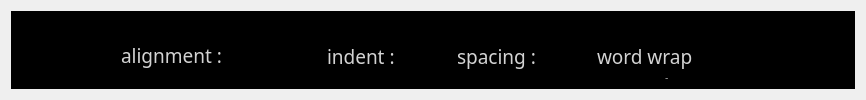
          <widget class="QWidget" name="tab_6">
           <attribute name="title">
            <string>&amp;PARAGRAPH   </string>
           </attribute>
           <layout class="QGridLayout" name="gridLayout_5">
            <item row="0" column="0">
             <widget class="QFrame" name="frame_10">
              <property name="styleSheet">
               <string notr="true">background : solid black;</string>
              </property>
              <property name="frameShape">
               <enum>QFrame::StyledPanel</enum>
              </property>
              <property name="frameShadow">
               <enum>QFrame::Raised</enum>
              </property>
              <layout class="QGridLayout" name="gridLayout_13">
               <item row="0" column="0">
                <spacer name="horizontalSpacer_18">
                 <property name="orientation">
                  <enum>Qt::Horizontal</enum>
                 </property>
                 <property name="sizeHint" stdset="0">
                  <size>
                   <width>56</width>
                   <height>20</height>
                  </size>
                 </property>
                </spacer>
               </item>
               <item row="0" column="1">
                <widget class="QFrame" name="frame_2">
                 <property name="minimumSize">
                  <size>
                   <width>700</width>
                   <height>0</height>
                  </size>
                 </property>
                 <property name="styleSheet">
                  <string notr="true"> background:black;</string>
                 </property>
                 <property name="frameShape">
                  <enum>QFrame::StyledPanel</enum>
                 </property>
                 <property name="frameShadow">
                  <enum>QFrame::Raised</enum>
                 </property>
                 <widget class="QLabel" name="label_12">
                  <property name="geometry">
                   <rect>
                    <x>44</x>
                    <y>19</y>
                    <width>111</width>
                    <height>31</height>
                   </rect>
                  </property>
                  <property name="font">
                   <font>
                    <family>Segoe UI Light</family>
                    <pointsize>10</pointsize>
                   </font>
                  </property>
                  <property name="styleSheet">
                   <string notr="true">QLabel{

color : lightgray;

}</string>
                  </property>
                  <property name="text">
                   <string>&lt;!DOCTYPE HTML PUBLIC &quot;-//W3C//DTD HTML 4.0//EN&quot; &quot;http://www.w3.org/TR/REC-html40/strict.dtd&quot;&gt;
&lt;html&gt;&lt;head&gt;&lt;meta name=&quot;qrichtext&quot; content=&quot;1&quot; /&gt;&lt;style type=&quot;text/css&quot;&gt;
p, li { white-space: pre-wrap; }
&lt;/style&gt;&lt;/head&gt;&lt;body style=&quot; font-family:'Segoe UI Light'; font-size:10pt; font-weight:400; font-style:normal;&quot;&gt;
&lt;p style=&quot; margin-top:0px; margin-bottom:0px; margin-left:0px; margin-right:0px; -qt-block-indent:0; text-indent:0px;&quot;&gt;&lt;span style=&quot; font-size:14pt;&quot;&gt;alignment :&lt;/span&gt;&lt;/p&gt;&lt;/body&gt;&lt;/html&gt;</string>
                  </property>
                 </widget>
                 <widget class="QLabel" name="label_13">
                  <property name="geometry">
                   <rect>
                    <x>250</x>
                    <y>20</y>
                    <width>81</width>
                    <height>31</height>
                   </rect>
                  </property>
                  <property name="font">
                   <font>
                    <family>Segoe UI Light</family>
                    <pointsize>10</pointsize>
                   </font>
                  </property>
                  <property name="styleSheet">
                   <string notr="true">QLabel{

color : lightgray;

}</string>
                  </property>
                  <property name="text">
                   <string>&lt;!DOCTYPE HTML PUBLIC &quot;-//W3C//DTD HTML 4.0//EN&quot; &quot;http://www.w3.org/TR/REC-html40/strict.dtd&quot;&gt;
&lt;html&gt;&lt;head&gt;&lt;meta name=&quot;qrichtext&quot; content=&quot;1&quot; /&gt;&lt;style type=&quot;text/css&quot;&gt;
p, li { white-space: pre-wrap; }
&lt;/style&gt;&lt;/head&gt;&lt;body style=&quot; font-family:'Segoe UI Light'; font-size:10pt; font-weight:400; font-style:normal;&quot;&gt;
&lt;p style=&quot; margin-top:0px; margin-bottom:0px; margin-left:0px; margin-right:0px; -qt-block-indent:0; text-indent:0px;&quot;&gt;&lt;span style=&quot; font-size:14pt;&quot;&gt;indent :&lt;/span&gt;&lt;/p&gt;&lt;/body&gt;&lt;/html&gt;</string>
                  </property>
                 </widget>
                 <widget class="QPushButton" name="indentDecrease_button">
                  <property name="geometry">
                   <rect>
                    <x>270</x>
                    <y>50</y>
                    <width>30</width>
                    <height>30</height>
                   </rect>
                  </property>
                  <property name="minimumSize">
                   <size>
                    <width>30</width>
                    <height>30</height>
                   </size>
                  </property>
                  <property name="maximumSize">
                   <size>
                    <width>30</width>
                    <height>30</height>
                   </size>
                  </property>
                  <property name="focusPolicy">
                   <enum>Qt::NoFocus</enum>
                  </property>
                  <property name="toolTip">
                   <string>Decrease Indent</string>
                  </property>
                  <property name="styleSheet">
                   <string notr="true">QPushButton {

background : solid black;
border : 0px  solid rgb(172,172,172);
color : white;

}
 QPushButton:hover , QPushButton:selected  ,  QPushButton:checked {

background : solid  rgb(27,161,226);
border :0px  solid rgb(27,161,226);
color : white;
}
</string>
                  </property>
                  <property name="text">
                   <string/>
                  </property>
                  <property name="icon">
                   <iconset resource="Resources.qrc">
                    <normaloff>:/Images/Images/indent_decrease.png</normaloff>:/Images/Images/indent_decrease.png</iconset>
                  </property>
                  <property name="iconSize">
                   <size>
                    <width>25</width>
                    <height>25</height>
                   </size>
                  </property>
                  <property name="checkable">
                   <bool>false</bool>
                  </property>
                 </widget>
                 <widget class="QPushButton" name="indentIncrease_button">
                  <property name="geometry">
                   <rect>
                    <x>310</x>
                    <y>50</y>
                    <width>30</width>
                    <height>30</height>
                   </rect>
                  </property>
                  <property name="minimumSize">
                   <size>
                    <width>30</width>
                    <height>30</height>
                   </size>
                  </property>
                  <property name="maximumSize">
                   <size>
                    <width>30</width>
                    <height>30</height>
                   </size>
                  </property>
                  <property name="focusPolicy">
                   <enum>Qt::NoFocus</enum>
                  </property>
                  <property name="toolTip">
                   <string>Increase Indent</string>
                  </property>
                  <property name="styleSheet">
                   <string notr="true">QPushButton {

background : solid black;
border : 0px  solid rgb(172,172,172);
color : white;

}
 QPushButton:hover , QPushButton:selected  ,  QPushButton:checked {

background : solid  rgb(27,161,226);
border :0px  solid rgb(27,161,226);
color : white;
}
</string>
                  </property>
                  <property name="text">
                   <string/>
                  </property>
                  <property name="icon">
                   <iconset resource="Resources.qrc">
                    <normaloff>:/Images/Images/indent_increase.png</normaloff>:/Images/Images/indent_increase.png</iconset>
                  </property>
                  <property name="iconSize">
                   <size>
                    <width>25</width>
                    <height>25</height>
                   </size>
                  </property>
                  <property name="checkable">
                   <bool>false</bool>
                  </property>
                 </widget>
                 <widget class="QLabel" name="label_14">
                  <property name="geometry">
                   <rect>
                    <x>380</x>
                    <y>20</y>
                    <width>81</width>
                    <height>31</height>
                   </rect>
                  </property>
                  <property name="font">
                   <font>
                    <family>Segoe UI Light</family>
                    <pointsize>10</pointsize>
                   </font>
                  </property>
                  <property name="styleSheet">
                   <string notr="true">QLabel{

color : lightgray;

}</string>
                  </property>
                  <property name="text">
                   <string>&lt;!DOCTYPE HTML PUBLIC &quot;-//W3C//DTD HTML 4.0//EN&quot; &quot;http://www.w3.org/TR/REC-html40/strict.dtd&quot;&gt;
&lt;html&gt;&lt;head&gt;&lt;meta name=&quot;qrichtext&quot; content=&quot;1&quot; /&gt;&lt;style type=&quot;text/css&quot;&gt;
p, li { white-space: pre-wrap; }
&lt;/style&gt;&lt;/head&gt;&lt;body style=&quot; font-family:'Segoe UI Light'; font-size:10pt; font-weight:400; font-style:normal;&quot;&gt;
&lt;p style=&quot; margin-top:0px; margin-bottom:0px; margin-left:0px; margin-right:0px; -qt-block-indent:0; text-indent:0px;&quot;&gt;&lt;span style=&quot; font-size:14pt;&quot;&gt;spacing :&lt;/span&gt;&lt;/p&gt;&lt;/body&gt;&lt;/html&gt;</string>
                  </property>
                 </widget>
                 <widget class="QLabel" name="label_15">
                  <property name="geometry">
                   <rect>
                    <x>520</x>
                    <y>20</y>
                    <width>101</width>
                    <height>31</height>
                   </rect>
                  </property>
                  <property name="font">
                   <font>
                    <family>Segoe UI Light</family>
                    <pointsize>10</pointsize>
                   </font>
                  </property>
                  <property name="styleSheet">
                   <string notr="true">QLabel{

color : lightgray;

}</string>
                  </property>
                  <property name="text">
                   <string>&lt;!DOCTYPE HTML PUBLIC &quot;-//W3C//DTD HTML 4.0//EN&quot; &quot;http://www.w3.org/TR/REC-html40/strict.dtd&quot;&gt;
&lt;html&gt;&lt;head&gt;&lt;meta name=&quot;qrichtext&quot; content=&quot;1&quot; /&gt;&lt;style type=&quot;text/css&quot;&gt;
p, li { white-space: pre-wrap; }
&lt;/style&gt;&lt;/head&gt;&lt;body style=&quot; font-family:'Segoe UI Light'; font-size:10pt; font-weight:400; font-style:normal;&quot;&gt;
&lt;p style=&quot; margin-top:0px; margin-bottom:0px; margin-left:0px; margin-right:0px; -qt-block-indent:0; text-indent:0px;&quot;&gt;&lt;span style=&quot; font-size:14pt;&quot;&gt;word wrap :&lt;/span&gt;&lt;/p&gt;&lt;/body&gt;&lt;/html&gt;</string>
                  </property>
                 </widget>
                 <widget class="QPushButton" name="decreaseSpacing_button_2">
                  <property name="geometry">
                   <rect>
                    <x>550</x>
                    <y>50</y>
                    <width>30</width>
                    <height>30</height>
                   </rect>
                  </property>
                  <property name="minimumSize">
                   <size>
                    <width>30</width>
                    <height>30</height>
                   </size>
                  </property>
                  <property name="maximumSize">
                   <size>
                    <width>30</width>
                    <height>30</height>
                   </size>
                  </property>
                  <property name="font">
                   <font>
                    <family>Segoe UI</family>
                    <pointsize>14</pointsize>
                   </font>
                  </property>
                  <property name="focusPolicy">
                   <enum>Qt::NoFocus</enum>
                  </property>
                  <property name="toolTip">
                   <string/>
                  </property>
                  <property name="styleSheet">
                   <string notr="true">QPushButton {

background : solid black;
border : 0px  solid rgb(172,172,172);
color : rgb(75, 75, 75);

}
 QPushButton:hover , QPushButton:selected  ,  QPushButton:checked {
color :  rgb(27,161,226);

}
</string>
                  </property>
                  <property name="text">
                   <string>ON</string>
                  </property>
                  <property name="iconSize">
                   <size>
                    <width>25</width>
                    <height>25</height>
                   </size>
                  </property>
                  <property name="checkable">
                   <bool>true</bool>
                  </property>
                  <property name="checked">
                   <bool>true</bool>
                  </property>
                  <attribute name="buttonGroup">
                   <string notr="true">buttonGroup_2</string>
                  </attribute>
                 </widget>
                 <widget class="QPushButton" name="decreaseSpacing_button_3">
                  <property name="geometry">
                   <rect>
                    <x>600</x>
                    <y>50</y>
                    <width>30</width>
                    <height>30</height>
                   </rect>
                  </property>
                  <property name="minimumSize">
                   <size>
                    <width>30</width>
                    <height>30</height>
                   </size>
                  </property>
                  <property name="maximumSize">
                   <size>
                    <width>30</width>
                    <height>30</height>
                   </size>
                  </property>
                  <property name="font">
                   <font>
                    <family>Segoe UI</family>
                    <pointsize>14</pointsize>
                   </font>
                  </property>
                  <property name="focusPolicy">
                   <enum>Qt::NoFocus</enum>
                  </property>
                  <property name="toolTip">
                   <string/>
                  </property>
                  <property name="styleSheet">
                   <string notr="true">QPushButton {

background : solid black;
border : 0px  solid rgb(172,172,172);
color : rgb(75, 75, 75);

}
 QPushButton:hover , QPushButton:selected  ,  QPushButton:checked {
color :  rgb(255, 25, 25);
}
</string>
                  </property>
                  <property name="text">
                   <string>OFF</string>
                  </property>
                  <property name="iconSize">
                   <size>
                    <width>25</width>
                    <height>25</height>
                   </size>
                  </property>
                  <property name="checkable">
                   <bool>true</bool>
                  </property>
                  <attribute name="buttonGroup">
                   <string notr="true">buttonGroup_2</string>
                  </attribute>
                 </widget>
                 <widget class="QLabel" name="label_16">
                  <property name="geometry">
                   <rect>
                    <x>587</x>
                    <y>53</y>
                    <width>9</width>
                    <height>21</height>
                   </rect>
                  </property>
                  <property name="font">
                   <font>
                    <family>Segoe UI</family>
                    <pointsize>14</pointsize>
                    <weight>75</weight>
                    <bold>true</bold>
                   </font>
                  </property>
                  <property name="styleSheet">
                   <string notr="true">QLabel{


color :rgb(139, 139, 139);
background : solid black;


}</string>
                  </property>
                  <property name="text">
                   <string>|</string>
                  </property>
                 </widget>
                 <widget class="QPushButton" name="pushButton_9">
                  <property name="geometry">
                   <rect>
                    <x>66</x>
                    <y>51</y>
                    <width>30</width>
                    <height>30</height>
                   </rect>
                  </property>
                  <property name="minimumSize">
                   <size>
                    <width>30</width>
                    <height>30</height>
                   </size>
                  </property>
                  <property name="maximumSize">
                   <size>
                    <width>30</width>
                    <height>30</height>
                   </size>
                  </property>
                  <property name="focusPolicy">
                   <enum>Qt::NoFocus</enum>
                  </property>
                  <property name="toolTip">
                   <string>Align Left</string>
                  </property>
                  <property name="styleSheet">
                   <string notr="true">QPushButton {

background : solid black;
border : 0px  solid rgb(172,172,172);
color : white;
Image : url(:/Images/Images/left.png);

}
 QPushButton:selected  ,  QPushButton:checked {

border :0px  solid  rgb(167,209,16);
color : white;
Image : url(:/Images/Images/left_hover.png);
}
</string>
                  </property>
                  <property name="text">
                   <string/>
                  </property>
                  <property name="iconSize">
                   <size>
                    <width>25</width>
                    <height>25</height>
                   </size>
                  </property>
                  <property name="checkable">
                   <bool>true</bool>
                  </property>
                  <property name="checked">
                   <bool>true</bool>
                  </property>
                  <attribute name="buttonGroup">
                   <string notr="true">buttonGroup</string>
                  </attribute>
                 </widget>
                 <widget class="QPushButton" name="pushButton_12">
                  <property name="geometry">
                   <rect>
                    <x>103</x>
                    <y>51</y>
                    <width>30</width>
                    <height>30</height>
                   </rect>
                  </property>
                  <property name="minimumSize">
                   <size>
                    <width>30</width>
                    <height>30</height>
                   </size>
                  </property>
                  <property name="maximumSize">
                   <size>
                    <width>30</width>
                    <height>30</height>
                   </size>
                  </property>
                  <property name="focusPolicy">
                   <enum>Qt::NoFocus</enum>
                  </property>
                  <property name="toolTip">
                   <string>Align Center</string>
                  </property>
                  <property name="styleSheet">
                   <string notr="true">QPushButton {

background : solid black;
border : 0px  solid rgb(172,172,172);
color : white;
Image : url(:/Images/Images/center.png);

}
 QPushButton:selected  ,  QPushButton:checked {

border :0px  solid  rgb(167,209,16);
color : white;
Image : url(:/Images/Images/center_hover.png);
}
</string>
                  </property>
                  <property name="text">
                   <string/>
                  </property>
                  <property name="iconSize">
                   <size>
                    <width>25</width>
                    <height>25</height>
                   </size>
                  </property>
                  <property name="checkable">
                   <bool>true</bool>
                  </property>
                  <attribute name="buttonGroup">
                   <string notr="true">buttonGroup</string>
                  </attribute>
                 </widget>
                 <widget class="QPushButton" name="pushButton_13">
                  <property name="geometry">
                   <rect>
                    <x>140</x>
                    <y>51</y>
                    <width>30</width>
                    <height>30</height>
                   </rect>
                  </property>
                  <property name="minimumSize">
                   <size>
                    <width>30</width>
                    <height>30</height>
                   </size>
                  </property>
                  <property name="maximumSize">
                   <size>
                    <width>30</width>
                    <height>30</height>
                   </size>
                  </property>
                  <property name="focusPolicy">
                   <enum>Qt::NoFocus</enum>
                  </property>
                  <property name="toolTip">
                   <string>Align Right</string>
                  </property>
                  <property name="styleSheet">
                   <string notr="true">QPushButton {

background : solid black;
border : 0px  solid rgb(172,172,172);
color : white;
Image : url(:/Images/Images/right.png);

}
 QPushButton:selected  ,  QPushButton:checked {

border :0px  solid  rgb(167,209,16);
color : white;
Image : url(:/Images/Images/right_hover.png);
}
</string>
                  </property>
                  <property name="text">
                   <string/>
                  </property>
                  <property name="iconSize">
                   <size>
                    <width>25</width>
                    <height>25</height>
                   </size>
                  </property>
                  <property name="checkable">
                   <bool>true</bool>
                  </property>
                  <attribute name="buttonGroup">
                   <string notr="true">buttonGroup</string>
                  </attribute>
                 </widget>
                 <widget class="QPushButton" name="pushButton_28">
                  <property name="geometry">
                   <rect>
                    <x>177</x>
                    <y>51</y>
                    <width>30</width>
                    <height>30</height>
                   </rect>
                  </property>
                  <property name="minimumSize">
                   <size>
                    <width>30</width>
                    <height>30</height>
                   </size>
                  </property>
                  <property name="maximumSize">
                   <size>
                    <width>30</width>
                    <height>30</height>
                   </size>
                  </property>
                  <property name="focusPolicy">
                   <enum>Qt::NoFocus</enum>
                  </property>
                  <property name="toolTip">
                   <string>Justify</string>
                  </property>
                  <property name="styleSheet">
                   <string notr="true">QPushButton {

background : solid black;
border : 0px  solid rgb(172,172,172);
color : white;
Image : url(:/Images/Images/justify.png);

}
 QPushButton:selected  ,  QPushButton:checked {

border :0px  solid  rgb(167,209,16);
color : white;
Image : url(:/Images/Images/justify_hover.png);
}
</string>
                  </property>
                  <property name="text">
                   <string/>
                  </property>
                  <property name="iconSize">
                   <size>
                    <width>25</width>
                    <height>25</height>
                   </size>
                  </property>
                  <property name="checkable">
                   <bool>true</bool>
                  </property>
                  <attribute name="buttonGroup">
                   <string notr="true">buttonGroup</string>
                  </attribute>
                 </widget>
                 <widget class="QPushButton" name="decreaseSpacing_button">
                  <property name="geometry">
                   <rect>
                    <x>400</x>
                    <y>51</y>
                    <width>30</width>
                    <height>30</height>
                   </rect>
                  </property>
                  <property name="minimumSize">
                   <size>
                    <width>30</width>
                    <height>30</height>
                   </size>
                  </property>
                  <property name="maximumSize">
                   <size>
                    <width>30</width>
                    <height>30</height>
                   </size>
                  </property>
                  <property name="focusPolicy">
                   <enum>Qt::NoFocus</enum>
                  </property>
                  <property name="toolTip">
                   <string>Decrease Spacing</string>
                  </property>
                  <property name="styleSheet">
                   <string notr="true">QPushButton {

background : solid black;
border : 0px  solid rgb(172,172,172);
color : white;

}
 QPushButton:hover , QPushButton:selected  ,  QPushButton:checked {

background : solid  rgb(27,161,226);
border :0px  solid rgb(27,161,226);
color : white;
}
</string>
                  </property>
                  <property name="text">
                   <string/>
                  </property>
                  <property name="icon">
                   <iconset resource="Resources.qrc">
                    <normaloff>:/Images/Images/decrease_spacing.png</normaloff>:/Images/Images/decrease_spacing.png</iconset>
                  </property>
                  <property name="iconSize">
                   <size>
                    <width>25</width>
                    <height>25</height>
                   </size>
                  </property>
                  <property name="checkable">
                   <bool>false</bool>
                  </property>
                 </widget>
                 <widget class="QLabel" name="label_28">
                  <property name="geometry">
                   <rect>
                    <x>436</x>
                    <y>51</y>
                    <width>16</width>
                    <height>20</height>
                   </rect>
                  </property>
                  <property name="font">
                   <font>
                    <family>Segoe UI Light</family>
                    <pointsize>10</pointsize>
                   </font>
                  </property>
                  <property name="styleSheet">
                   <string notr="true">QLabel{

color : lightgray;

}</string>
                  </property>
                  <property name="text">
                   <string>&lt;!DOCTYPE HTML PUBLIC &quot;-//W3C//DTD HTML 4.0//EN&quot; &quot;http://www.w3.org/TR/REC-html40/strict.dtd&quot;&gt;
&lt;html&gt;&lt;head&gt;&lt;meta name=&quot;qrichtext&quot; content=&quot;1&quot; /&gt;&lt;style type=&quot;text/css&quot;&gt;
p, li { white-space: pre-wrap; }
&lt;/style&gt;&lt;/head&gt;&lt;body style=&quot; font-family:'Segoe UI Light'; font-size:10pt; font-weight:400; font-style:normal;&quot;&gt;
&lt;p style=&quot; margin-top:0px; margin-bottom:0px; margin-left:0px; margin-right:0px; -qt-block-indent:0; text-indent:0px;&quot;&gt;&lt;span style=&quot; font-size:11pt; color:#d5d5d5;&quot;&gt;-&lt;/span&gt;&lt;/p&gt;&lt;/body&gt;&lt;/html&gt;</string>
                  </property>
                  <property name="alignment">
                   <set>Qt::AlignCenter</set>
                  </property>
                 </widget>
                 <widget class="QPushButton" name="increaseSpacing_button">
                  <property name="geometry">
                   <rect>
                    <x>459</x>
                    <y>51</y>
                    <width>30</width>
                    <height>30</height>
                   </rect>
                  </property>
                  <property name="minimumSize">
                   <size>
                    <width>30</width>
                    <height>30</height>
                   </size>
                  </property>
                  <property name="maximumSize">
                   <size>
                    <width>30</width>
                    <height>30</height>
                   </size>
                  </property>
                  <property name="focusPolicy">
                   <enum>Qt::NoFocus</enum>
                  </property>
                  <property name="toolTip">
                   <string>Decrease Spacing</string>
                  </property>
                  <property name="styleSheet">
                   <string notr="true">QPushButton {

background : solid black;
border : 0px  solid rgb(172,172,172);
color : white;

}
 QPushButton:hover , QPushButton:selected  ,  QPushButton:checked {

background : solid  rgb(27,161,226);
border :0px  solid rgb(27,161,226);
color : white;
}
</string>
                  </property>
                  <property name="text">
                   <string/>
                  </property>
                  <property name="icon">
                   <iconset resource="Resources.qrc">
                    <normaloff>:/Images/Images/increase_spacing.png</normaloff>:/Images/Images/increase_spacing.png</iconset>
                  </property>
                  <property name="iconSize">
                   <size>
                    <width>25</width>
                    <height>25</height>
                   </size>
                  </property>
                  <property name="checkable">
                   <bool>false</bool>
                  </property>
                 </widget>
                </widget>
               </item>
               <item row="0" column="2">
                <spacer name="horizontalSpacer_19">
                 <property name="orientation">
                  <enum>Qt::Horizontal</enum>
                 </property>
                 <property name="sizeHint" stdset="0">
                  <size>
                   <width>68</width>
                   <height>20</height>
                  </size>
                 </property>
                </spacer>
               </item>
              </layout>
             </widget>
            </item>
           </layout>
          </widget>
